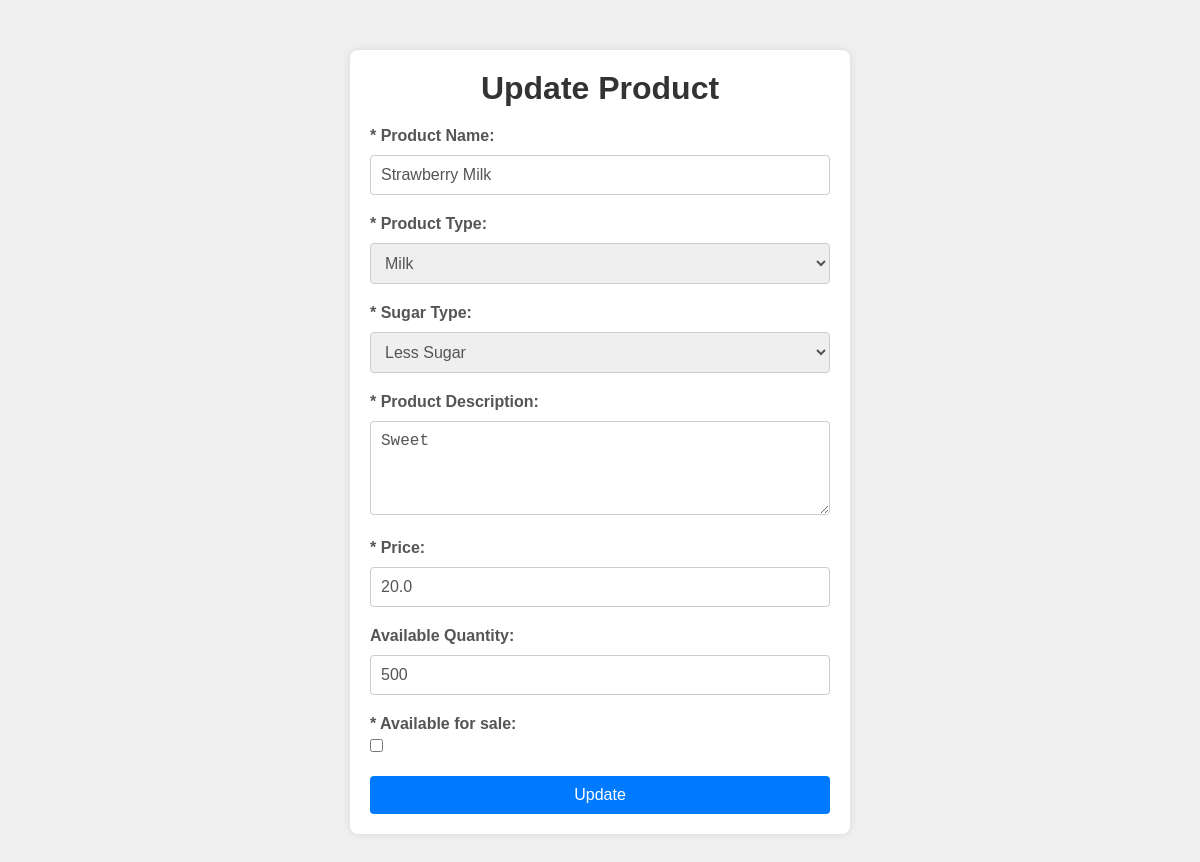
The app's page /open_update_product/PMLSTR165 (signed in) with its own data.
### app.py (models this page shows)
class Product(db.Model):
    ProductID = db.Column(db.String(60), primary_key=True)
    ProductName = db.Column(db.String(255))
    Type = db.Column(db.Enum('Tofu', 'Milk'))
    SugarType = db.Column(db.String(50))
    ProductDescription = db.Column(db.String(255))
    Price = db.Column(db.Float)
    AvailableQuantity = db.Column(db.Integer)
    TotalQuantityProduced = db.Column(db.Integer)
    AvailableOrNot = db.Column(db.Boolean)

### app.py (the view)
@app.route('/open_update_product/<string:ProductID>')
def open_update_product(ProductID):
    if session['LoggedIn']==True and (session['Designation']=="Admin" or  session['Designation']=="Production Manager"):
        product=Product.query.filter_by(ProductID=ProductID).first()
        return render_template("updateProduct.html",product=product)

### templates/updateProduct.html (shortened to what this page needs)
<!DOCTYPE html>
<html lang="en">
<head>
</head>
<body>
    <div class="container">
        <h1>Update Product</h1>
        <form action="/update_product/{{ product.ProductID }}" method="POST">
            <div class="form-group">
                <label for="productName">* Product Name:</label>
                <input type="text" id="productName" name="productName" value="{{ product.ProductName }}" required>
            </div>
            <div class="form-group">
                <label for="productType">* Product Type:</label>
                <select id="productType" name="productType" required onchange="toggleSugarType()">
                    <option value="Milk" {% if product.Type == 'Milk' %} selected {% endif %}>Milk</option>
                </select>
            </div>
            <div class="form-group" id="sugarTypeContainer" style="display: none;">
                <label for="sugarType">* Sugar Type:</label>
                <select id="sugarType" name="sugarType" required>
                    <option value="LessSugar" {% if product.SugarType == 'LessSugar' %}selected{% endif %}>Less Sugar</option>
                </select>
            </div>
            <div class="form-group">
                <label for="productDescription">* Product Description:</label>
                <textarea id="productDescription" name="productDescription" rows="4" required>{{ product.ProductDescription }}</textarea>
            </div>
            <div class="form-group">
                <label for="price">* Price:</label>
                <input type="number" id="price" name="price" value="{{ product.Price }}" required>
            </div>
            <div class="form-group">
                <label for="availableQuantity">Available Quantity:</label>
                <input type="number" id="availableQuantity" name="availableQuantity" value="{{ product.AvailableQuantity }}" >
            </div>
            <div class="form-group">
                <label for="availableOrNot">* Available for sale:</label>
                <input type="checkbox" id="availableOrNot" name="availableOrNot" {% if product.AvailableOrNot %}checked{% endif %}>
            </div>
            <button type="submit">Update</button>
        </form>
    </div>
</body>
</html>

### templates/updateProduct.html (style rules this page uses)
* { margin: 0; padding: 0; box-sizing: border-box; }
body { font-family: Arial, sans-serif; background-color: #f0f0f0; margin: 0; padding: 0; }
.container { max-width: 500px; margin: 50px auto; background-color: #fff; padding: 20px; border-radius: 8px; box-shadow: 0 0 10px rgba(0, 0, 0, 0.1); }
h1 { text-align: center; color: #333; margin-bottom: 20px; }
.form-group { margin-bottom: 20px; }
label { font-weight: bold; color: #555; display: block; margin-bottom: 5px; }
input[type="text"], input[type="number"], select, textarea { width: 100%; padding: 10px; border: 1px solid #ccc; border-radius: 4px; box-sizing: border-box; font-size: 16px; color: #555; margin-top: 5px; }
input[type="checkbox"] { width: auto; }
button { display: block; width: 100%; padding: 10px 20px; background-color: #007bff; color: #fff; border: none; border-radius: 4px; cursor: pointer; font-size: 16px; transition: background-color 0.3s ease; }

### records on screen
Product: productName "Strawberry Milk", productType "Milk", sugarType "Less Sugar", productDescription "Sweet", price "20.0", availableQuantity "500"
